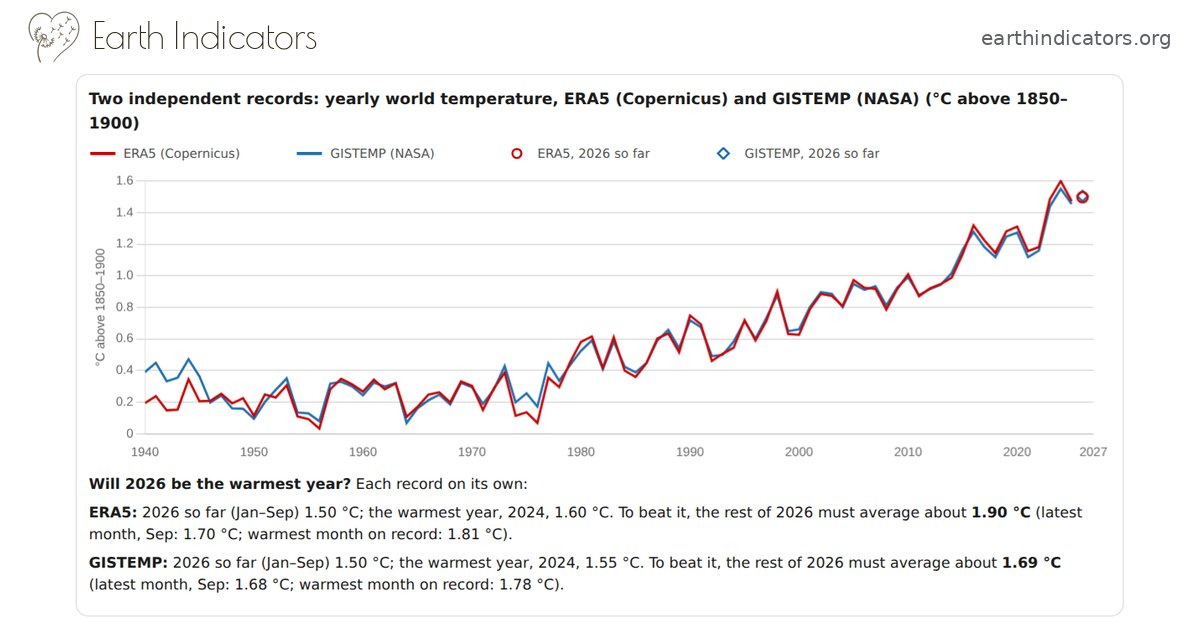
#> input picture og/s/air-c10_3.0.jpg, 1200 x 630 px, given in place of logo-240.png, which was not available
$ python -i build_chart_cards.py   (imports and definitions only)
#> lines starting #> are read from the running program, lines starting #| are printed output that depends on the picture
#!/usr/bin/env python3
"""One share link per chart, with that chart as its link preview (like build_claim_cards.py does for claims).

X, Bluesky and others ignore the #part of a link and show one card per page. This script opens every data page in
a headless browser (Chromium, via Playwright), the same way a reader sees it in the light theme, and for every box
that holds a chart makes:
  og/s/<page>-<canvas id>.jpg   1200x630 preview: the chart as drawn on the site, with the site name above it
                                (JPEG, about a third of the size of a PNG, to keep the repository's history small)
  s/<page>-<canvas id>.html     a tiny page whose preview tags show that chart and its title; people who open it
                                are sent straight on to <page>.html#<box id>
Charts with switches (a page-wide region, or the chart's own region/baseline/band buttons) also get one preview
and share page per combination of settings: s/<page>-<canvas id>_<code>.html, where <code> is the selected button's
position in each switch, page-wide ones first, as site.js writes it (e.g. air-c1_3.0 = 4th region, 1st button of the
chart's own switch). The default settings keep the plain name. s/variants.json lists every variant, so site.js only
links to previews that exist. The "Copy link to this chart" buttons (site.js) copy the s/... link. Charts whose box is hidden (for example
because its data did not load) are skipped; files for charts that no longer exist are removed.

Run from the repo root: python scripts/build_chart_cards.py
  --libs DIR   serve the cdnjs chart libraries from local copies in DIR (only for testing without internet)
  --pages LIST only these pages, comma-separated (e.g. ch4.html,co2.html); other pages' share files are left alone
"""
import functools, html, io, itertools, json, os, re, sys, threading, time
from http.server import SimpleHTTPRequestHandler, ThreadingHTTPServer
from PIL import Image, ImageDraw, ImageFont

SITE = "https://earthindicators.org"
SKIP = {"index.html", "claims.html", "methods.html"}
W, H, HEAD = 1200, 630, 74
MAXV = 40   # most variants made for one chart; more combinations than this are linked without their own preview

# the same switch code as site.js: index of the selected button per switch, page-wide switches first
JS_SEGS = """box => (box.hasAttribute('data-own-switches') ? [] : [...document.querySelectorAll('main .seg')].filter(g => !g.closest('.box'))).concat([...box.querySelectorAll('.seg')])"""
JS_CODE = "box => (" + JS_SEGS + ")(box).map(g => [...g.querySelectorAll('.nb')].findIndex(b => b.classList.contains('on'))).join('.')"
UMBER, MUTED = (51, 43, 25), (95, 99, 104)


# [17 lines left out: functions pages, serve, not called in this run]


def font(path, size):
    for p in (path, "/usr/share/fonts/truetype/dejavu/DejaVuSans.ttf"):
        try:
            return ImageFont.truetype(p, size)
        except OSError:
            pass
    return ImageFont.load_default()


def card(png):
#> called with png = '../og/s/air-c10_3.0.jpg'
    img = Image.new("RGB", (W, H), "white")
#> img: PIL image 1200x630 RGB; every value is 255
    d = ImageDraw.Draw(img)
    logo = Image.open("img/logo-240.png").convert("RGBA").resize((52, 52))
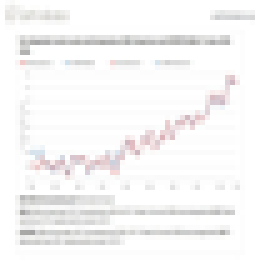
#> logo: PIL image 52x52 RGBA (shown 5 times larger); mean R, G, B, A 246.8, 246.1, 246.1, 255
    img.paste(logo, (28, 11), logo)
    d.text((92, 14), "Earth Indicators", font=font("fonts/PoiretOne-Regular.ttf", 36), fill=UMBER)
    f2 = font("/usr/share/fonts/truetype/dejavu/DejaVuSans.ttf", 20)
    t = "earthindicators.org"
    d.text((W - 28 - d.textlength(t, font=f2), 26), t, font=f2, fill=MUTED)
#> (the run stopped early here; a loop or call above may not have finished)

$ run again, on og/s/air-c1_4.0.jpg
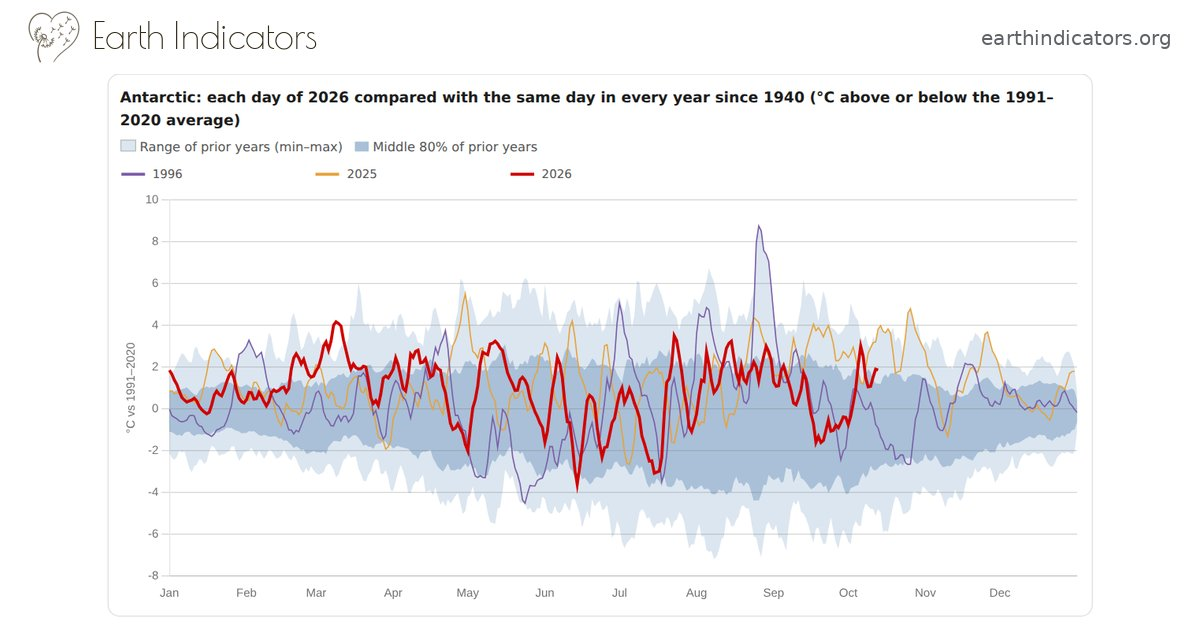
#> input picture og/s/air-c1_4.0.jpg, 1200 x 630 px, given in place of logo-240.png, which was not available
#> in card, `logo = Image.open("img/logo-240.png").convert("RGBA").resize((52, 52))`:
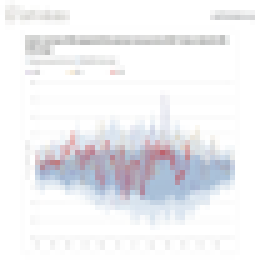
#> logo: PIL image 52x52 RGBA (shown 5 times larger); mean R, G, B, A 239.4, 239.7, 242.7, 255

$ run again, on og/s/air-c1_5.jpg
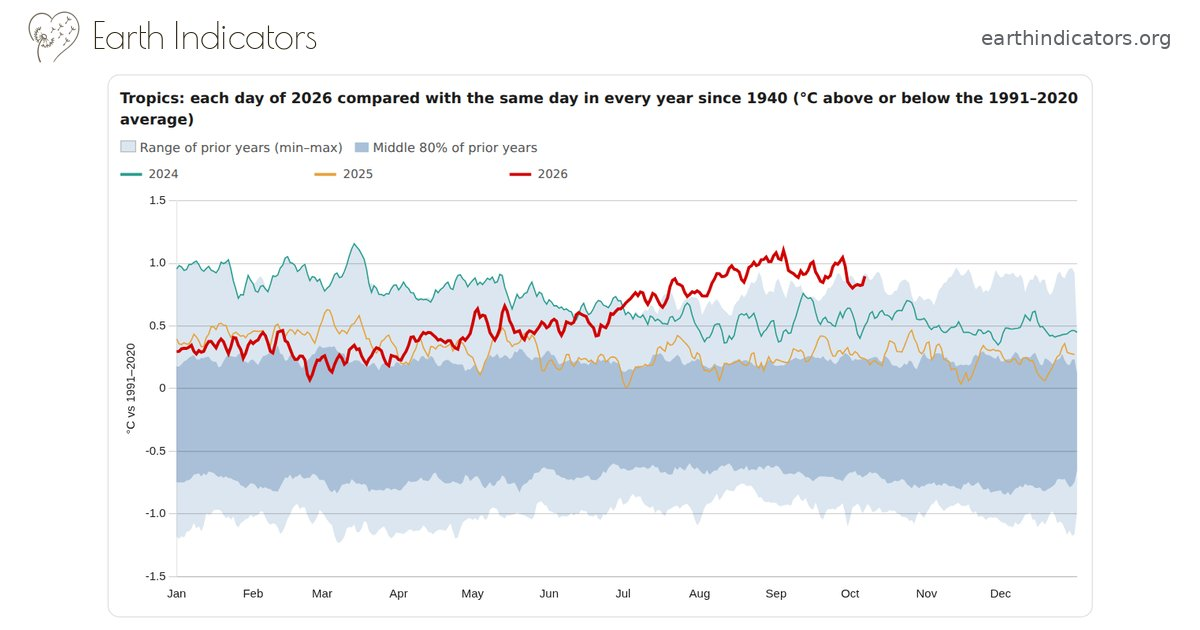
#> input picture og/s/air-c1_5.jpg, 1200 x 630 px, given in place of logo-240.png, which was not available
#> in card, `logo = Image.open("img/logo-240.png").convert("RGBA").resize((52, 52))`:
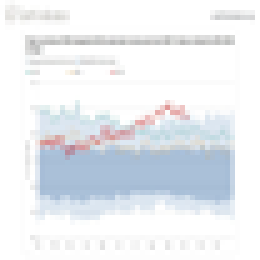
#> logo: PIL image 52x52 RGBA (shown 5 times larger); mean R, G, B, A 234.4, 237.8, 242, 255

$ run again, on og/s/air-c2.jpg
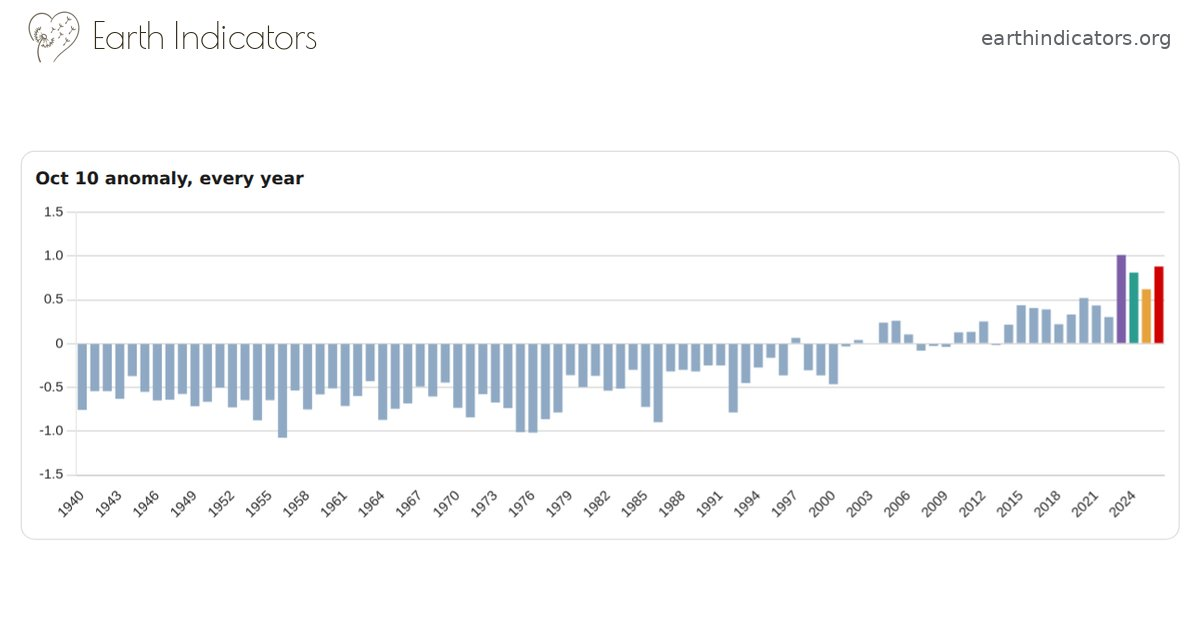
#> input picture og/s/air-c2.jpg, 1200 x 630 px, given in place of logo-240.png, which was not available
#> in card, `logo = Image.open("img/logo-240.png").convert("RGBA").resize((52, 52))`:
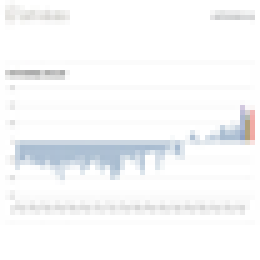
#> logo: PIL image 52x52 RGBA (shown 5 times larger); mean R, G, B, A 247.2, 248.1, 249.1, 255
